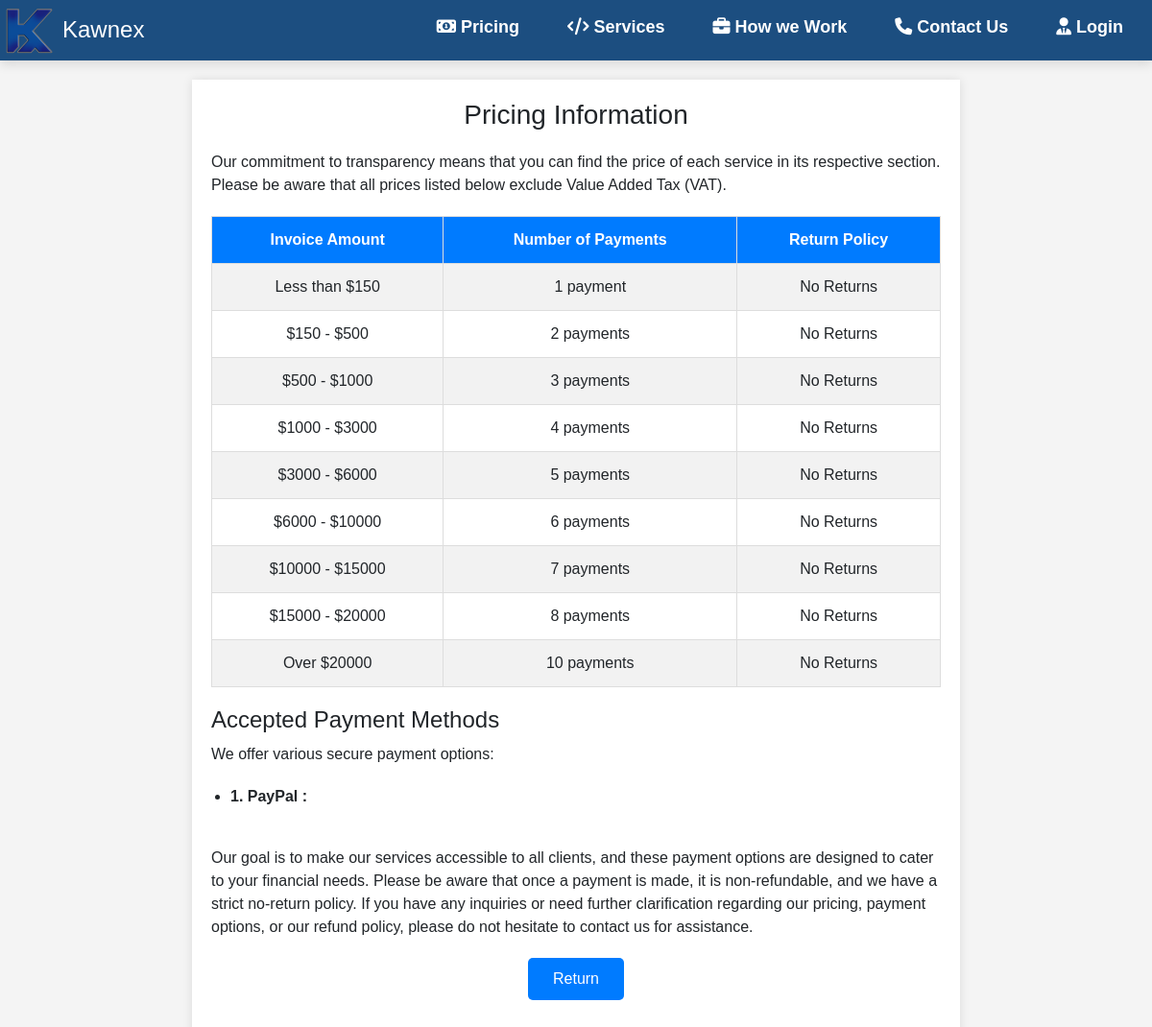
The page /pricing.php on the database as committed earlier.
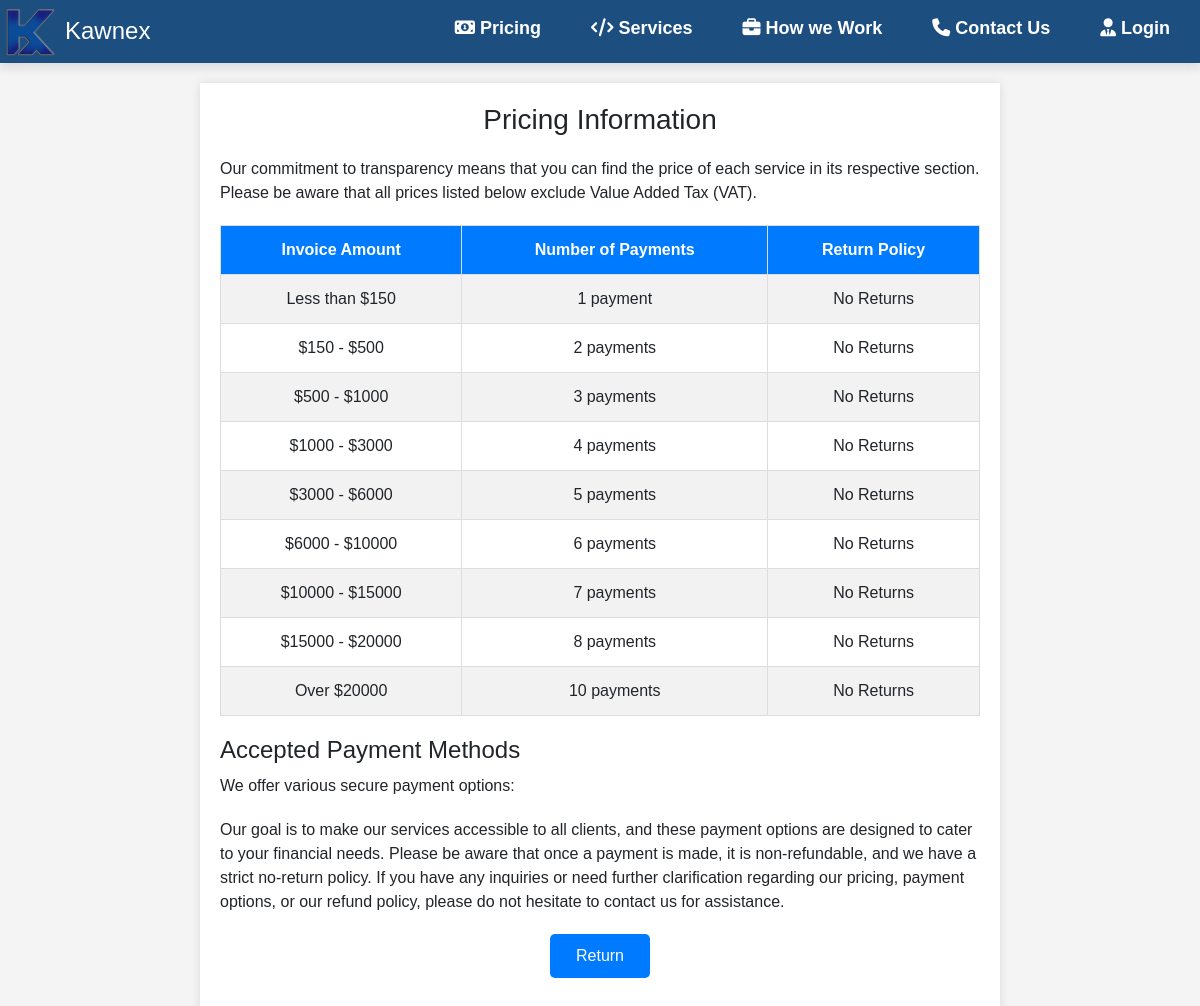
The same page on the database as committed later.
### tables this page shows
CREATE TABLE `tblpayment_method` (
  `paymentmethodD` int(11) NOT NULL,
  `methot` varchar(30) NOT NULL,
  `note` longtext NOT NULL,
  `method_active` tinyint(1) NOT NULL
);

### pricing.php (the view, shortened to what this page needs)
<?php
    include 'settings/connect.php';
?>
<!DOCTYPE html>
<html lang="en">
<head>
    <link href="common/css/bootstrap.min.css" rel="stylesheet">
    <link rel="stylesheet" href="common/fcss/all.min.css">
    <link rel="stylesheet" href="common/fcss/fontawesome.min.css">
    <link rel="stylesheet" href="index.css">
</head>
<body>
    <header>
        <div class="companyinfo">
            <img src="images/logo.png" alt="">
            <h3>Kawnex</h3>
        </div>
        <nav class="navbar">
            <ul>
                <li> <a href=""> <i class="fa-solid fa-money-bill-1"></i> Pricing</a></li>
                <li> <a href="index.php"> <i class="fa-solid fa-code"></i> Services</a></li>
                <li><a href="index.php"> <i class="fa-solid fa-briefcase"></i> How we Work</a></li>
                <li><a href="index.php"> <i class="fa-solid fa-phone"></i> Contact Us</a></li>
                <li><a href="user/"> <i class="fa-solid fa-user-tie"></i> Login</a></li>
            </ul>
        </nav>
    </header>
    <div class="container">
        <div class="pricing-header">
            <h1>Pricing Information</h1>
            <p>Our commitment to transparency means that you can find the price of each service in its respective section. Please be aware that all prices listed below exclude Value Added Tax (VAT).</p>
        </div>
        <table class="pricing-table">
        <tr>
            <th>Invoice Amount</th>
            <th>Number of Payments</th>
            <th>Return Policy</th>
        </tr>
        <tr>
            <td>Less than $150</td>
            <td>1 payment</td>
            <td>No Returns</td>
        </tr>
        <tr>
            <td>$150 - $500</td>
            <td>2 payments</td>
            <td>No Returns</td>
        </tr>
        <tr>
            <td>$500 - $1000</td>
            <td>3 payments</td>
            <td>No Returns</td>
        </tr>
        <tr>
            <td>$1000 - $3000</td>
            <td>4 payments</td>
            <td>No Returns</td>
        </tr>
        <tr>
            <td>$3000 - $6000</td>
            <td>5 payments</td>
            <td>No Returns</td>
        </tr>
        <tr>
            <td>$6000 - $10000</td>
            <td>6 payments</td>
            <td>No Returns</td>
        </tr>
        <tr>
            <td>$10000 - $15000</td>
            <td>7 payments</td>
            <td>No Returns</td>
        </tr>
        <tr>
            <td>$15000 - $20000</td>
            <td>8 payments</td>
            <td>No Returns</td>
        </tr>
        <tr>
            <td>Over $20000</td>
            <td>10 payments</td>
            <td>No Returns</td>
        </tr>
    </table>
        <div class="payment-methods">
            <h2>Accepted Payment Methods</h2>
            <p>We offer various secure payment options:</p>
            <ul>
                <?php
                    $sql=$con->prepare('SELECT methot,note FROM  tblpayment_method WHERE paymentmethodD !=3 AND method_active=1');
                    $sql->execute();
                    $rows=$sql->fetchAll();
                    $i=1;
                    foreach($rows as $row){
                        echo '
                            <li><strong>'.$i.'. '.$row['methot'].':</strong> <br>'.nl2br($row['note']).' <br></li>
                        ';
                        $i++;
                    }
                ?>
            </ul>
        </div>
        <p>Our goal is to make our services accessible to all clients, and these payment options are designed to cater to your financial needs. Please be aware that once a payment is made, it is non-refundable, and we have a strict no-return policy. If you have any inquiries or need further clarification regarding our pricing, payment options, or our refund policy, please do not hesitate to contact us for assistance.</p>
        <a class="return-button" href="index.php">Return</a>
    </div>
</body>
</html>

### index.css (style rules this page uses)
* { margin: 0; padding: 0; }
header { position: relative; left: 0; right: 0; top: 0; background-color:#1c4e80; box-shadow: 0 5px 10px rgba(0,0,0,.1); display: flex; align-items: center; justify-content: space-between; z-index: 5; padding: 5px; }
.companyinfo { display: flex; align-items: center; color: white; }
.companyinfo img { width: 75px; }
.companyinfo h3 { margin-left: 5px; }
header a { margin-left: 10px; text-decoration: none; }
header .navbar ul { list-style: none; }
.navbar { margin-top: 10px; }
header .navbar ul li { position: relative; float: left; }
header .navbar ul li a { text-decoration: none; font-size: 18px; margin: 0 10px; color: white; display: block; }

### pricing.php (style rules this page uses)
body { font-family: Arial, sans-serif; background-color: #f4f4f4; margin: 0; padding: 0; }
.companyinfo { display: flex; align-items: center; }
.companyinfo img { width: 50px; height: 50px; margin-right: 10px; }
.companyinfo h3 { font-size: 24px; margin: 0; }
.navbar { display: flex; list-style: none; padding: 0; justify-content: center; }
.navbar li { margin: 0 15px; }
.navbar a { text-decoration: none; color: #007BFF; font-weight: bold; }
.container { max-width: 800px; margin: 20px auto; padding: 20px; background-color: #fff; box-shadow: 0px 0px 10px rgba(0, 0, 0, 0.1); }
h1 { font-size: 28px; text-align: center; margin-bottom: 20px; }
p { font-size: 16px; margin-bottom: 20px; }
table { width: 100%; margin-top: 20px; border-collapse: collapse; }
th, td { border: 1px solid #ddd; padding: 12px; text-align: center; }
th { background-color: #007BFF; color: #fff; }
tr:nth-child(even) { background-color: #f2f2f2; }
.payment-methods { margin-top: 20px; }
h2 { font-size: 24px; margin-bottom: 10px; }
ul { list-style-type: disc; padding-left: 20px; }
.return-button { display: inline-block; padding: 10px 20px; background-color: #007BFF; color: #fff; text-decoration: none; border-radius: 5px; margin-top: 20px; display: block; width: 100px; text-align: center; margin: 20px auto; }

Rows that differ between the two databases and show on the page:
no longer on this page (row edited): tblpayment_method: methot "PayPal"
